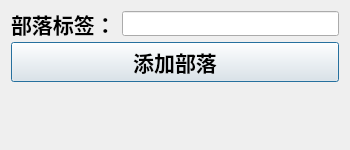
<?xml version="1.0" encoding="UTF-8"?>
<ui version="4.0">
 <class>AddClanDialog</class>
 <widget class="QDialog" name="AddClanDialog">
  <property name="geometry">
   <rect>
    <x>0</x>
    <y>0</y>
    <width>350</width>
    <height>150</height>
   </rect>
  </property>
  <property name="windowTitle">
   <string>Dialog</string>
  </property>
  <layout class="QVBoxLayout" name="verticalLayout">
   <item>
    <layout class="QHBoxLayout" name="horizontalLayout">
     <item>
      <widget class="QLabel" name="label">
       <property name="minimumSize">
        <size>
         <width>0</width>
         <height>25</height>
        </size>
       </property>
       <property name="font">
        <font>
         <family>Heiti SC</family>
         <pointsize>16</pointsize>
         <weight>75</weight>
         <bold>true</bold>
        </font>
       </property>
       <property name="text">
        <string>部落标签：</string>
       </property>
      </widget>
     </item>
     <item>
      <widget class="QLineEdit" name="lineEditTag">
       <property name="minimumSize">
        <size>
         <width>0</width>
         <height>25</height>
        </size>
       </property>
      </widget>
     </item>
    </layout>
   </item>
   <item>
    <widget class="QPushButton" name="pushButtonAddClan">
     <property name="minimumSize">
      <size>
       <width>0</width>
       <height>40</height>
      </size>
     </property>
     <property name="font">
      <font>
       <family>Heiti SC</family>
       <pointsize>16</pointsize>
       <weight>75</weight>
       <bold>true</bold>
      </font>
     </property>
     <property name="text">
      <string>添加部落</string>
     </property>
    </widget>
   </item>
   <item>
    <widget class="QLabel" name="labelResult">
     <property name="minimumSize">
      <size>
       <width>0</width>
       <height>30</height>
      </size>
     </property>
     <property name="text">
      <string/>
     </property>
     <property name="alignment">
      <set>Qt::AlignCenter</set>
     </property>
    </widget>
   </item>
  </layout>
 </widget>
 <resources/>
 <connections/>
</ui>
